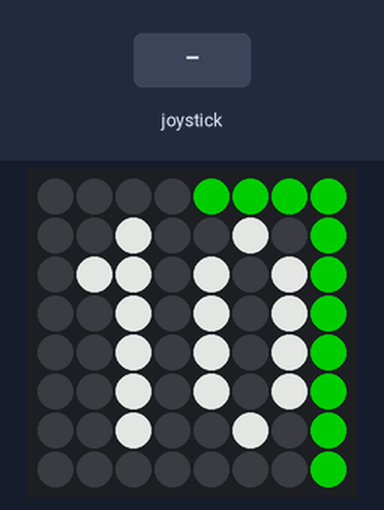
The program below on a simulated Raspberry Pi (BCM pin numbers) with a Sense HAT. Shown: the Sense HAT's 8×8 RGB LED matrix. Inputs (shaded band) come from the test bench. Dim RGB values are drawn brighter than linear; the clock reads 2024-03-15 10:24:30 at power-on unless the program sets it; threads take turns every 2 ms.

Above: at 1.2 s.
1.3 s: joystick pushed up
At 1.8 s:
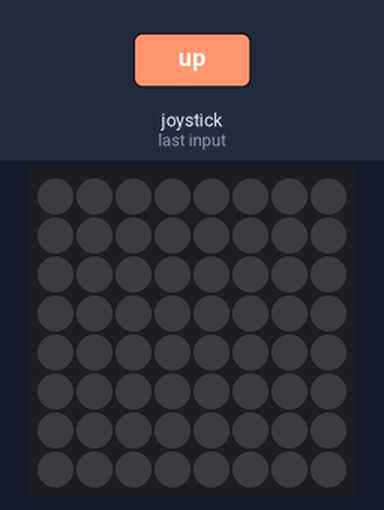
2.8 s: joystick pushed down
At 4.0 s:
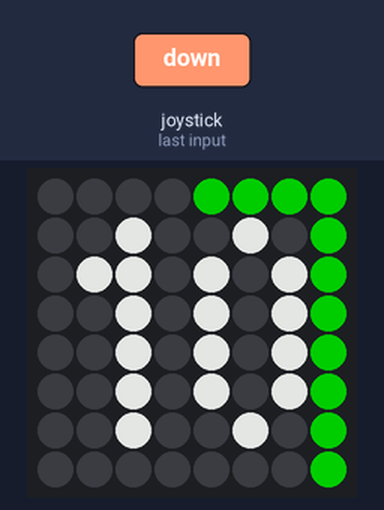
4.3 s: joystick pushed left
At 5.3 s:
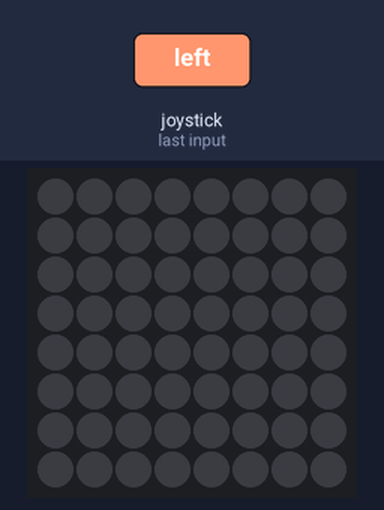
Timing chart, 0 to 7.3 s (numbered marks = the images above; inputs shaded):
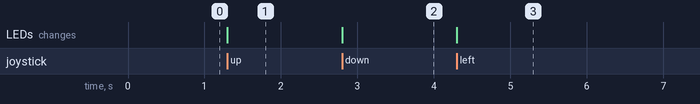

The program:

main.py
```python
from sense_hat import SenseHat
import datetime
import time
import sys
from evdev import InputDevice, list_devices, ecodes
import threading

sense = SenseHat()
sense.low_light = True
sense.rotation =180

LED_ON = True
CONTINUE = True

# unit: 60/29
u = 60.0/29

zero = [[0,0,1,1,0,0],[0,1,0,0,1,0],[0,1,0,0,1,0],[0,1,0,0,1,0],[0,1,0,0,1,0],[0,0,1,1,0,0]]
one=[[0,0,0,1,0,0],[0,0,1,1,0,0],[0,0,0,1,0,0],[0,0,0,1,0,0],[0,0,0,1,0,0],[0,0,1,1,1,0]]
two=[[0,0,1,1,0,0],[0,1,0,0,1,0],[0,0,0,0,1,0],[0,0,0,1,0,0],[0,0,1,0,0,0],[0,1,1,1,1,0]]
three=[[0,0,1,1,0,0],[0,1,0,0,1,0],[0,0,0,1,0,0],[0,0,0,0,1,0],[0,1,0,0,1,0],[0,0,1,1,0,0]]
four=[[0,0,0,0,1,0],[0,0,0,1,1,0],[0,0,1,0,1,0],[0,1,1,1,1,0],[0,0,0,0,1,0],[0,0,0,0,1,0]]
five=[[0,1,1,1,1,0],[0,1,0,0,0,0],[0,1,1,1,0,0],[0,0,0,0,1,0],[0,1,0,0,1,0],[0,0,1,1,0,0]]
six=[[0,0,1,1,0,0],[0,1,0,0,0,0],[0,1,1,1,0,0],[0,1,0,0,1,0],[0,1,0,0,1,0],[0,0,1,1,0,0]]
seven=[[0,1,1,1,1,0],[0,0,0,0,1,0],[0,0,0,1,0,0],[0,0,0,1,0,0],[0,0,1,0,0,0],[0,0,1,0,0,0]]
eight=[[0,0,1,1,0,0],[0,1,0,0,1,0],[0,0,1,1,0,0],[0,1,0,0,1,0],[0,1,0,0,1,0],[0,0,1,1,0,0]]
nine=[[0,0,1,1,0,0],[0,1,0,0,1,0],[0,1,0,0,1,0],[0,0,1,1,1,0],[0,0,0,0,1,0],[0,0,1,1,0,0]]
ten=[[0,1,0,0,1,0],[1,1,0,1,0,1],[0,1,0,1,0,1],[0,1,0,1,0,1],[0,1,0,1,0,1],[0,1,0,0,1,0]]
eleven=[[0,1,0,0,1,0],[1,1,0,1,1,0],[0,1,0,0,1,0],[0,1,0,0,1,0],[0,1,0,0,1,0],[0,1,0,0,1,0]]
twelve=[[0,1,0,0,1,0],[1,1,0,1,0,1],[0,1,0,0,0,1],[0,1,0,0,1,0],[0,1,0,1,0,0],[0,1,0,1,1,1]]
nums = [zero, one, two, three, four, five, six, seven, eight, nine, ten, eleven, twelve]

# hour background color
z = [0,0,0]

# hour number color
w = [255,255,255]

# minute background color
e = [0,0,0]

# minute dot color
x = [0,150,0]

def row_one(m):
	result = [0,0,0,0,0,0,0,0]
	if m > u*4 and m < u*25:
		result = [0,0,0,0,1,1,1,1]
	else:
		if m < u:
			result = [0,0,0,0,0,0,0,0]
		elif m < u*2:
			result = [0,0,0,0,1,0,0,0]
		elif m < u*3:
			result = [0,0,0,0,1,1,0,0]
		elif m < u*4:
			result = [0,0,0,0,1,1,1,0]
		elif m < u*25:
			result = [0,0,0,0,1,1,1,1]
		elif m < u*26:
			result = [1,0,0,0,1,1,1,1]
		elif m < u*27:
			result = [1,1,0,0,1,1,1,1]
		elif m < u*28:
			result = [1,1,1,0,1,1,1,1]
		else:
			result = [1,1,1,1,1,1,1,1]
	return result

def row_eight(m):
	result = [1,1,1,1,1,1,1,1]
	if m < u*18:
		if m < u*11:
			result = [0,0,0,0,0,0,0,0]
		elif m < u*12:
			result = [0,0,0,0,0,0,0,1]
		elif m < u*13:
			result = [0,0,0,0,0,0,1,1]
		elif m < u*14:
			result = [0,0,0,0,0,1,1,1]
		elif m < u*15:
			result = [0,0,0,0,1,1,1,1]
		elif m < u*16:
			result = [0,0,0,1,1,1,1,1]
		elif m < u*17:
			result = [0,0,1,1,1,1,1,1]
		else:
			result = [0,1,1,1,1,1,1,1]
	return result

def convert_to_color(arr, background, color):
	return [background if j == 0 else color for j in arr]

def update_clock(hh, mm):
	if hh > 12:
		hh = hh - 12

	img = []

	# row 1
	row1 = row_one(mm)
	img.extend(convert_to_color(row1, e, x))

	# row 2-7
	for i in range(6):
		if mm > (u*(24-i)):
			img.append(x)
		else:
			img.append(e)

		# hour number
		img.extend(convert_to_color(nums[hh][i], z, w))

		if mm > (u*(5+i)):
			img.append(x)
		else:
			img.append(e)

	#row 8
	row8 = row_eight(mm)
	img.extend(convert_to_color(row8, e, x))

	sense.set_pixels(img)

# For Testing
"""
for i in range(61):
	update_clock(9, i)
	#print i
	time.sleep(0.05)
for i in range(61):
	update_clock(10, i)
	#print i
	time.sleep(0.05)
"""

def init_joystick():
	global dev
	found = False;
	devices = [InputDevice(fn) for fn in list_devices()]
	for dev in devices:
		if dev.name == 'Raspberry Pi Sense HAT Joystick':
			found = True;
			break
	if not(found):
		print('Raspberry Pi Sense HAT Joystick not found. Aborting ...')
		exit()

init_joystick()

def show_time_loop():
	global LED_ON
	global CONTINUE
	while CONTINUE:
		now = datetime.datetime.now()
		if LED_ON:
			update_clock(now.hour, now.minute*1.0)
		if now.hour >= 7 and LED_ON == False:
			LED_ON = True
		time.sleep(10)
	sense.clear()
	print "Press joystick to close."

def event_loop():
	global dev
	global LED_ON
	global CONTINUE
	for event in dev.read_loop():
		if not CONTINUE:
			sys.exit()
		if event.type == ecodes.EV_KEY:
			if event.value == 1:  # key down
				#print "key down"
				if LED_ON:
					LED_ON = False
					sense.clear()
				else:
					LED_ON = True
					now = datetime.datetime.now()
					update_clock(now.hour, now.minute*1.0)
			'''
			if event.value == 0:  # key up
				print "key up"
			'''

threads = []
t1 = threading.Thread(target=show_time_loop)
threads.append(t1)
t1.start()
t2 = threading.Thread(target=event_loop)
threads.append(t2)
t2.start()

try:
	while 1:
		time.sleep(.1)
except (KeyboardInterrupt, SystemExit):
	CONTINUE = False
	print 'Closing...'
	sys.exit()

#tt = str(hh)+" "+str(mm)
#sense.show_message(tt)
```

Measured:
- after the input at 1.3 s, the LEDs: change at once (image 1)
- after the input at 2.8 s, the LEDs: change at once (image 2)
- after the input at 4.3 s, the LEDs: change at once (image 3)
